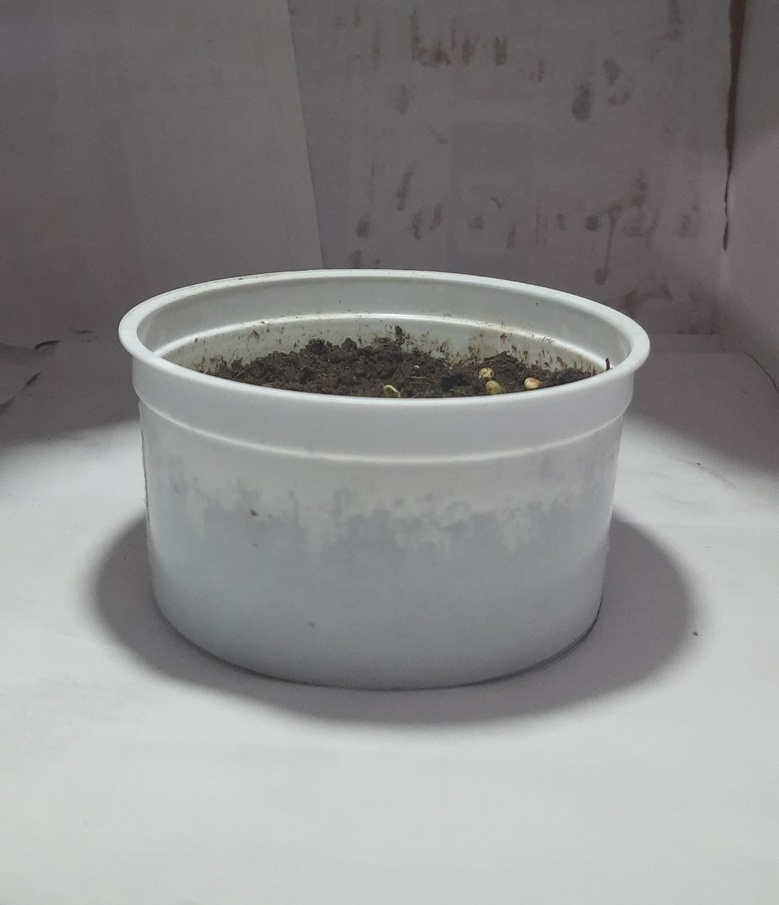
#> input picture 1.jpg, 779 x 905 px, shrunk from 1921 x 2233 before the run; its folder holds 4 pictures in this run
$ jupyter execute LeafCountGraph.ipynb
#> lines starting #> are read from the running program, lines starting #| are printed output that depends on the picture; after the words box and inside, x2 and y2 are one past the last pixel; in counts of white or black regions, pixels touching at a corner belong together
[cell 1]
import cv2
import numpy as np
import matplotlib.pyplot as plt
import os

# Initialize lists to store results
image_names = []
leaf_counts = []

# Process each image from 1.jpg to 14.jpg
for i in range(1, 15):
    filename = f"{i}.jpg"

    # Check if file exists
    if not os.path.exists(filename):
        print(f"Warning: {filename} not found. Skipping...")
        continue

    # Load and process image
    image = cv2.imread(filename)
#> image is the input picture: shape (905, 779, 3); mean B, G, R 139.3, 139.4, 139.9
    hsv = cv2.cvtColor(image, cv2.COLOR_BGR2HSV)
#> hsv: shape (905, 779, 3); mean H, S, V 107, 9.3, 141.7

    # Green color range
    lower_green = np.array([30, 40, 40])
    upper_green = np.array([90, 255, 255])

    # Create mask
    mask = cv2.inRange(hsv, lower_green, upper_green)
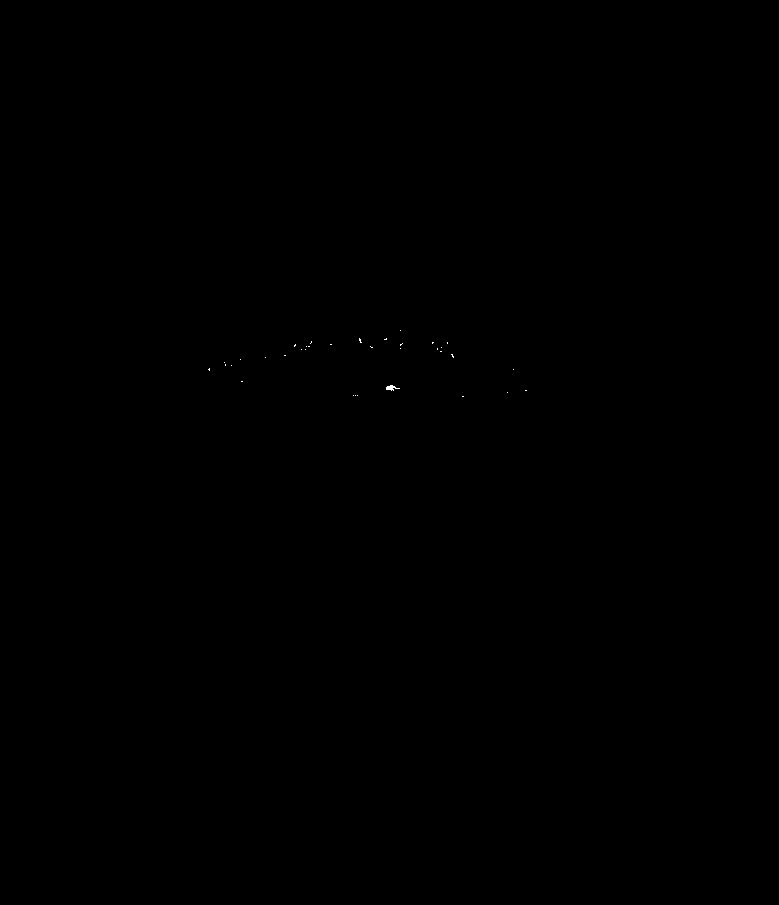
#> mask: shape (905, 779); 0.02% white in thin lines or dots, all inside (x1, y1, x2, y2) = (208, 330, 527, 397)

    # Noise removal
    kernel = np.ones((5, 5), np.uint8)
    mask = cv2.morphologyEx(mask, cv2.MORPH_CLOSE, kernel)
    mask = cv2.morphologyEx(mask, cv2.MORPH_OPEN, kernel)
#> mask: shape (905, 779); every value is 0

    # Find contours
    contours, _ = cv2.findContours(mask, cv2.RETR_EXTERNAL, cv2.CHAIN_APPROX_SIMPLE)
#> contours = []

    # Filter small contours
    min_leaf_size = 100
    leaf_contours = [cnt for cnt in contours if cv2.contourArea(cnt) > min_leaf_size]
#> leaf_contours = []

    # Store results
    leaf_count = len(leaf_contours)
#> leaf_count = 0
    image_names.append(filename)
    leaf_counts.append(leaf_count)
    print(f"{filename}: {leaf_count} leaves")
#| 1.jpg: 0 leaves

# Create visualization
plt.figure(figsize=(14, 6))

# Bar chart
bars = plt.bar(image_names, leaf_counts, color='green')
plt.xlabel('Image Files')
plt.ylabel('Leaf Count')
plt.title('Leaf Count Analysis Across 14 Images')
plt.xticks(rotation=45, ha='right')

# Add value labels on top of each bar
for bar in bars:
    height = bar.get_height()
    plt.text(bar.get_x() + bar.get_width()/2., height,
             f'{int(height)}',
             ha='center', va='bottom')

# Add horizontal grid lines
plt.grid(axis='y', linestyle='--', alpha=0.7)

# Calculate and display average
avg_count = np.mean(leaf_counts)
plt.axhline(y=avg_count, color='r', linestyle='--',
            label=f'Average: {avg_count:.1f} leaves')
plt.legend()

plt.tight_layout()

# Save and show results
plt.savefig('leaf_count_analysis.png', dpi=300, bbox_inches='tight')
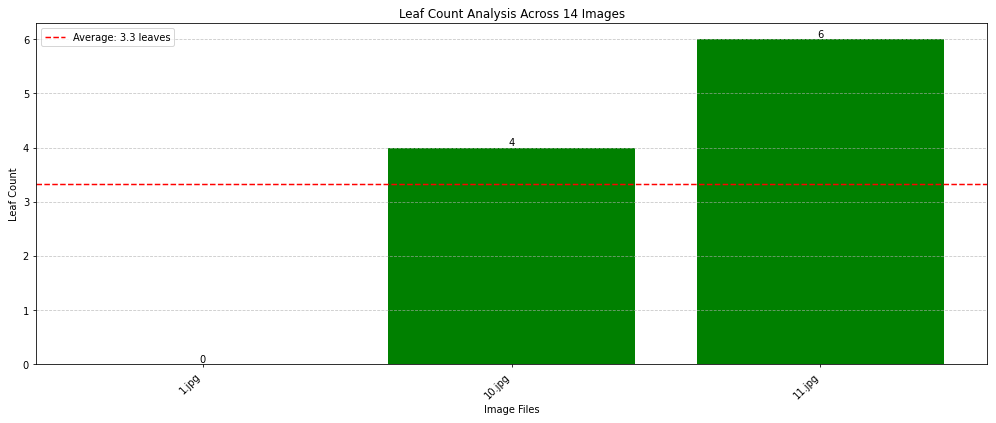
#> figure drawn by matplotlib, 1 panel; tallest bar 6 high, from x = 1.6 to 2.4
print(f"\nComplete Analysis Results")
plt.show()
